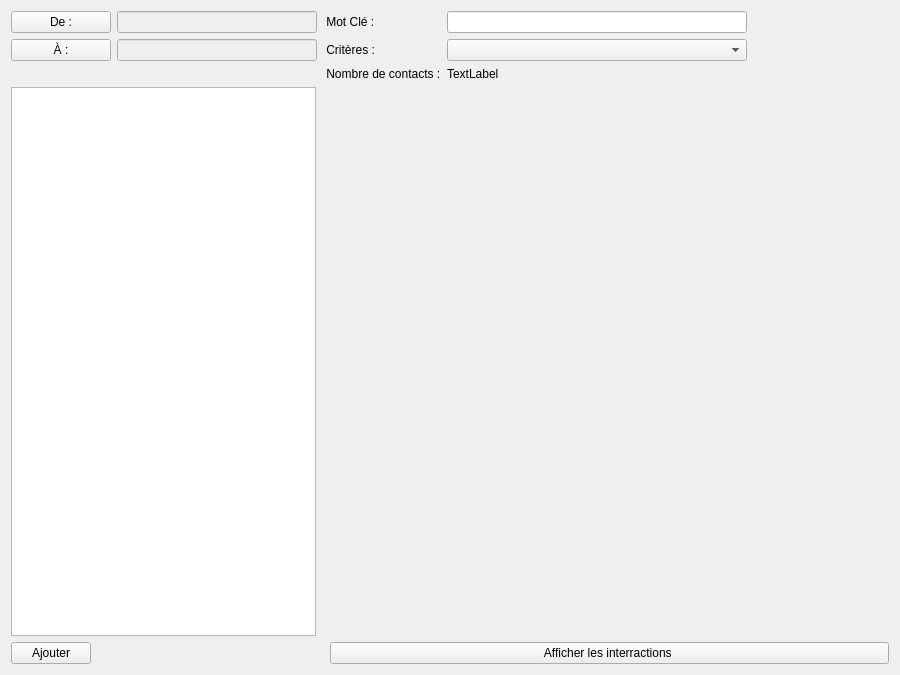
<?xml version="1.0" encoding="UTF-8"?>
<ui version="4.0">
 <class>PrincipaleWidget</class>
 <widget class="QWidget" name="PrincipaleWidget">
  <property name="windowModality">
   <enum>Qt::WindowModal</enum>
  </property>
  <property name="geometry">
   <rect>
    <x>0</x>
    <y>0</y>
    <width>900</width>
    <height>675</height>
   </rect>
  </property>
  <property name="sizePolicy">
   <sizepolicy hsizetype="Preferred" vsizetype="Preferred">
    <horstretch>0</horstretch>
    <verstretch>0</verstretch>
   </sizepolicy>
  </property>
  <property name="minimumSize">
   <size>
    <width>900</width>
    <height>675</height>
   </size>
  </property>
  <property name="windowTitle">
   <string>Form</string>
  </property>
  <property name="layoutDirection">
   <enum>Qt::LeftToRight</enum>
  </property>
  <layout class="QFormLayout" name="formLayout">
   <item row="0" column="0">
    <layout class="QGridLayout" name="gridLayout">
     <property name="sizeConstraint">
      <enum>QLayout::SetNoConstraint</enum>
     </property>
     <item row="0" column="0">
      <widget class="QPushButton" name="BouttonDateA">
       <property name="minimumSize">
        <size>
         <width>100</width>
         <height>0</height>
        </size>
       </property>
       <property name="text">
        <string>De :</string>
       </property>
      </widget>
     </item>
     <item row="0" column="1">
      <widget class="QLineEdit" name="LigneDateA">
       <property name="enabled">
        <bool>false</bool>
       </property>
       <property name="minimumSize">
        <size>
         <width>200</width>
         <height>0</height>
        </size>
       </property>
      </widget>
     </item>
     <item row="1" column="0">
      <widget class="QPushButton" name="BouttonDateB">
       <property name="minimumSize">
        <size>
         <width>100</width>
         <height>0</height>
        </size>
       </property>
       <property name="text">
        <string>À :</string>
       </property>
      </widget>
     </item>
     <item row="1" column="1">
      <widget class="QLineEdit" name="LigneDateB">
       <property name="enabled">
        <bool>false</bool>
       </property>
       <property name="sizePolicy">
        <sizepolicy hsizetype="Preferred" vsizetype="Preferred">
         <horstretch>0</horstretch>
         <verstretch>0</verstretch>
        </sizepolicy>
       </property>
       <property name="minimumSize">
        <size>
         <width>200</width>
         <height>0</height>
        </size>
       </property>
      </widget>
     </item>
    </layout>
   </item>
   <item row="0" column="1">
    <layout class="QFormLayout" name="formLayout_2">
     <item row="0" column="0">
      <widget class="QLabel" name="label">
       <property name="text">
        <string> Mot Clé :</string>
       </property>
      </widget>
     </item>
     <item row="0" column="1">
      <widget class="QLineEdit" name="RechercheLine">
       <property name="sizePolicy">
        <sizepolicy hsizetype="Preferred" vsizetype="Preferred">
         <horstretch>0</horstretch>
         <verstretch>0</verstretch>
        </sizepolicy>
       </property>
       <property name="maximumSize">
        <size>
         <width>300</width>
         <height>300</height>
        </size>
       </property>
      </widget>
     </item>
     <item row="1" column="0">
      <widget class="QLabel" name="label_2">
       <property name="text">
        <string> Critères :</string>
       </property>
      </widget>
     </item>
     <item row="1" column="1">
      <widget class="QComboBox" name="CritereCB">
       <property name="sizePolicy">
        <sizepolicy hsizetype="Preferred" vsizetype="Preferred">
         <horstretch>0</horstretch>
         <verstretch>0</verstretch>
        </sizepolicy>
       </property>
       <property name="maximumSize">
        <size>
         <width>300</width>
         <height>300</height>
        </size>
       </property>
      </widget>
     </item>
     <item row="2" column="0">
      <widget class="QLabel" name="label_3">
       <property name="text">
        <string> Nombre de contacts :</string>
       </property>
      </widget>
     </item>
     <item row="2" column="1">
      <widget class="QLabel" name="NbContactLabel">
       <property name="text">
        <string>TextLabel</string>
       </property>
      </widget>
     </item>
    </layout>
   </item>
   <item row="1" column="0">
    <layout class="QFormLayout" name="formLayout_5">
     <property name="rowWrapPolicy">
      <enum>QFormLayout::DontWrapRows</enum>
     </property>
     <item row="0" column="0" colspan="2">
      <widget class="QTableWidget" name="CtctListe">
       <property name="sizePolicy">
        <sizepolicy hsizetype="Expanding" vsizetype="Expanding">
         <horstretch>0</horstretch>
         <verstretch>0</verstretch>
        </sizepolicy>
       </property>
       <property name="minimumSize">
        <size>
         <width>305</width>
         <height>0</height>
        </size>
       </property>
      </widget>
     </item>
    </layout>
   </item>
   <item row="1" column="1">
    <layout class="QFormLayout" name="Main_tableLayout"/>
   </item>
   <item row="2" column="0">
    <layout class="QHBoxLayout" name="horizontalLayout">
     <item>
      <widget class="QPushButton" name="AjoutContact">
       <property name="sizePolicy">
        <sizepolicy hsizetype="Expanding" vsizetype="Preferred">
         <horstretch>0</horstretch>
         <verstretch>0</verstretch>
        </sizepolicy>
       </property>
       <property name="text">
        <string>Ajouter</string>
       </property>
      </widget>
     </item>
    </layout>
   </item>
   <item row="2" column="1">
    <layout class="QHBoxLayout" name="horizontalLayout_2">
     <property name="sizeConstraint">
      <enum>QLayout::SetDefaultConstraint</enum>
     </property>
     <property name="leftMargin">
      <number>7</number>
     </property>
     <item>
      <widget class="QPushButton" name="AfficheInters">
       <property name="sizePolicy">
        <sizepolicy hsizetype="Preferred" vsizetype="Preferred">
         <horstretch>0</horstretch>
         <verstretch>0</verstretch>
        </sizepolicy>
       </property>
       <property name="text">
        <string>Afficher les interractions </string>
       </property>
      </widget>
     </item>
    </layout>
   </item>
  </layout>
 </widget>
 <resources/>
 <connections/>
</ui>
